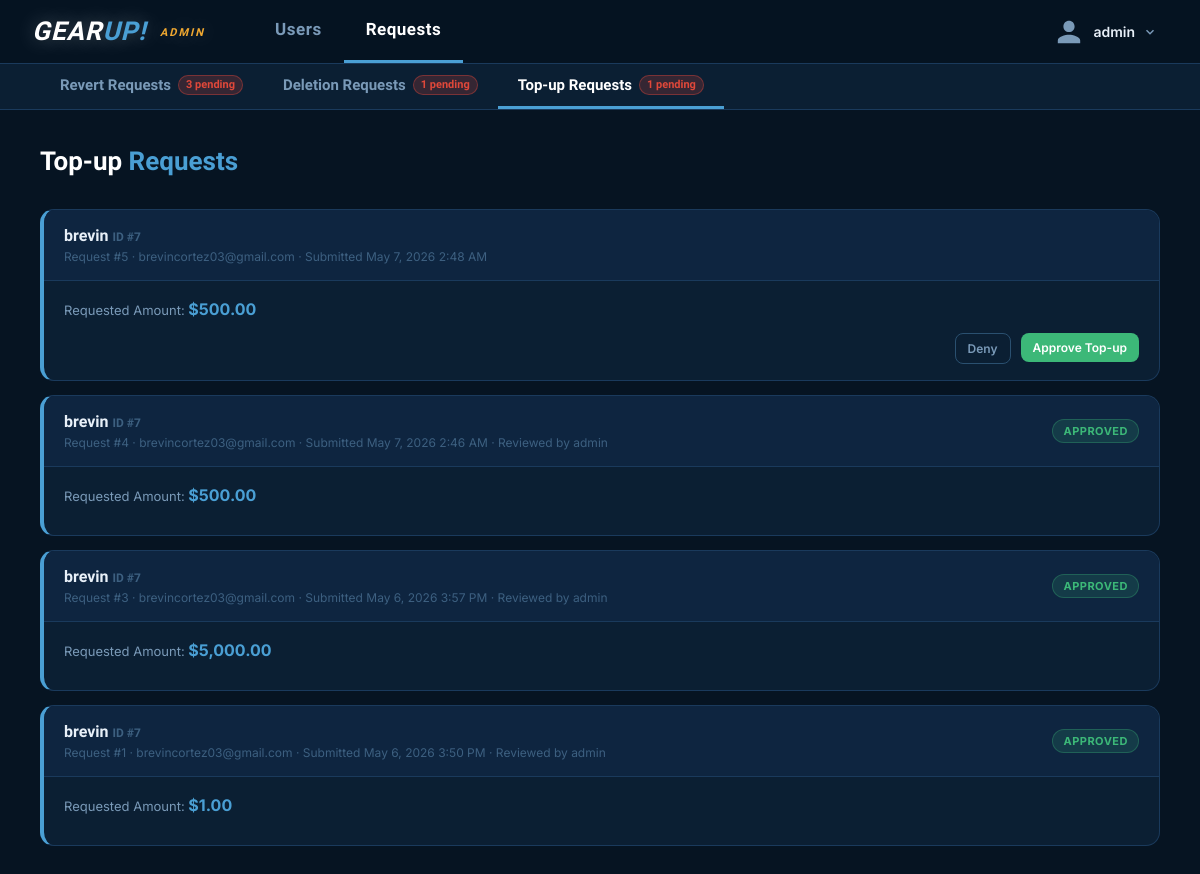
/admin_requests.php?sub=topup (signed in), run on the app's committed database.
### tables this page shows
CREATE TABLE `topup_requests` (
  `id` int(11) NOT NULL,
  `user_id` int(11) NOT NULL,
  `amount` decimal(10,2) NOT NULL,
  `verification_code` varchar(50) DEFAULT NULL,
  `email_verified` tinyint(1) DEFAULT 0,
  `status` enum('pending','approved','rejected') DEFAULT 'pending',
  `reviewed_by` int(11) DEFAULT NULL,
  `reviewed_at` datetime DEFAULT NULL,
  `created_at` timestamp NOT NULL DEFAULT current_timestamp()
);

CREATE TABLE `users` (
  `id` int(11) NOT NULL,
  `name` varchar(255) NOT NULL,
  `picture` varchar(255) NOT NULL,
  `email` varchar(255) NOT NULL,
  `password` varchar(255) NOT NULL,
  `credits` decimal(10,2) NOT NULL DEFAULT 10000.00,
  `is_admin` tinyint(1) DEFAULT 0,
  `deleted_at` datetime DEFAULT NULL
);

### admin_requests.php (the view, shortened to what this page needs)
<?php
require_once "connections.php";
$sub = $_GET['sub'] ?? 'revert';
$requests = [];
if ($sub === 'deletion') {
    $sql = "SELECT dr.id, dr.reason, dr.status, dr.created_at, dr.reviewed_at,
                   u.id AS user_id, u.name AS user_name, u.email AS user_email, u.picture,
                   a.name AS reviewed_by_name
            FROM deletion_requests dr
            JOIN users u  ON dr.user_id    = u.id
            LEFT JOIN users a ON dr.reviewed_by = a.id
            ORDER BY FIELD(dr.status,'pending','approved','denied'), dr.created_at DESC";
} elseif ($sub === 'topup') {
    $sql = "SELECT t.id, t.amount, t.status, t.created_at, t.reviewed_at,
                   u.id AS user_id, u.name AS user_name, u.email AS user_email, u.picture,
                   a.name AS reviewed_by_name
            FROM topup_requests t
            JOIN users u ON t.user_id = u.id
            LEFT JOIN users a ON t.reviewed_by = a.id
            WHERE t.email_verified = 1
            ORDER BY FIELD(t.status,'pending','approved','denied'), t.created_at DESC";
}
$stmt = mysqli_prepare($link, $sql);
mysqli_stmt_execute($stmt);
$res = mysqli_stmt_get_result($stmt);
while ($row = mysqli_fetch_assoc($res)) { $requests[] = $row; }
$pc = mysqli_query($link, "SELECT COUNT(*) FROM revert_requests WHERE status='pending'");
$pending_revert = mysqli_fetch_row($pc)[0];
$dc = mysqli_query($link, "SELECT COUNT(*) FROM deletion_requests WHERE status='pending'");
$pending_deletion = mysqli_fetch_row($dc)[0];
$tc = mysqli_query($link, "SELECT COUNT(*) FROM topup_requests WHERE status='pending' AND email_verified=1");
$pending_topup = mysqli_fetch_row($tc)[0];
?>
<!DOCTYPE html>
<html lang="en">
<head>
    <link rel="stylesheet" href="nav_styles.css">
</head>
<body>
<?php include 'nav.php'; ?>
<div class="sub-nav">
    <a href="admin_requests.php?sub=revert" class="sub-nav-link <?= $sub === 'revert' ? 'active' : '' ?>">
        Revert Requests
        <span class="sub-nav-badge <?= $pending_revert > 0 ? 'has-pending' : '' ?>"><?= $pending_revert ?> pending</span>
    </a>
    <a href="admin_requests.php?sub=deletion" class="sub-nav-link <?= $sub === 'deletion' ? 'active' : '' ?>">
        Deletion Requests
        <span class="sub-nav-badge <?= $pending_deletion > 0 ? 'has-pending' : '' ?>"><?= $pending_deletion ?> pending</span>
    </a>
    <a href="admin_requests.php?sub=topup" class="sub-nav-link <?= $sub === 'topup' ? 'active' : '' ?>">
        Top-up Requests
        <span class="sub-nav-badge <?= $pending_topup > 0 ? 'has-pending' : '' ?>"><?= $pending_topup ?> pending</span>
    </a>
</div>
<div class="admin-page">
    <div class="page-header">
        <div class="page-title">
            <?php if ($sub === 'deletion'): ?>
                Deletion <span>Requests</span>
            <?php elseif ($sub === 'topup'): ?>
                Top-up <span>Requests</span>
            <?php else: ?>
                Revert <span>Requests</span>
            <?php endif; ?>
        </div>
    </div>
    <?php if ($sub === 'revert'): ?>
        <?php if (empty($requests)): ?>
        <div class="table-card">
            <div class="empty-state">
                <svg width="48" height="48" viewBox="0 0 24 24" fill="currentColor"><path d="M20 4H4c-1.1 0-2 .9-2 2v12c0 1.1.9 2 2 2h16c1.1 0 2-.9 2-2V6c0-1.1-.9-2-2-2zm0 14H4V8h16v10z"/></svg>
                No revert requests found.
            </div>
        </div>
        <?php else: ?>
        <div class="req-list">
        <?php foreach ($requests as $r):
            $td   = $r['transaction_data'] ?? ['type' => $r['type']];
            $type = $td['type'];
            $blocked      = false;
            $block_reason = '';
            if ($type === 'market' && isset($td['buyer_has_item']) && !$td['buyer_has_item']) {
                $blocked      = true;
                $block_reason = 'The buyer no longer has the received item.';
            } elseif ($type === 'trade' && isset($td['can_revert']) && !$td['can_revert']) {
                $blocked      = true;
                $block_reason = 'One or more items from this trade have been moved.';
            }
            $is_pending = ($r['status'] === 'pending');
        ?>
        <div class="req-card <?= $blocked ? 'blocked' : '' ?>">
            <div class="req-head">
                <div class="req-head-info">
                    <div class="req-head-user">
                        <?= htmlspecialchars($r['user_name']) ?>
                        <span style="font-size:12px;color:var(--text-muted);">ID #<?= $r['user_id'] ?></span>
                    </div>
                    <div class="req-head-sub">
                        Request #<?= $r['id'] ?> · <?= htmlspecialchars($r['user_email']) ?> · Submitted <?= date('M j, Y g:i A', strtotime($r['created_at'])) ?>
                        <?php if (!empty($r['reviewed_by_name'])): ?>
                            · Reviewed by <?= htmlspecialchars($r['reviewed_by_name']) ?>
                        <?php endif; ?>
                    </div>
                </div>
                <?php if ($is_pending): ?>
                <button class="type-chip <?= $type === 'market' ? 'chip-market' : 'chip-trade' ?>"
                        onclick='openTxModal(<?= json_encode($td, JSON_HEX_APOS | JSON_HEX_QUOT) ?>)'>
                    <?= strtoupper($type) ?> · Ref #<?= $r['reference_id'] ?>
                    <svg width="12" height="12" viewBox="0 0 24 24" fill="none" stroke="currentColor" stroke-width="2.5"><circle cx="12" cy="12" r="10"/><path d="M12 16v-4M12 8h.01"/></svg>
                </button>
                <?php else: ?>
                <span class="type-chip <?= $type === 'market' ? 'chip-market' : 'chip-trade' ?>" style="cursor:default;">
                    <?= strtoupper($type) ?> · Ref #<?= $r['reference_id'] ?>
                </span>
                <?php endif; ?>
                <?php if (!$is_pending):
                    $sc = match($r['status']) { 'approved' => 'chip-approved', default => 'chip-denied' };
                ?>
                <span class="status-chip <?= $sc ?>"><?= ucfirst($r['status']) ?></span>
                <?php endif; ?>
            </div>
            <div class="req-body">
                <?php if (!empty($r['reason'])): ?>
                <div style="font-size:11px;font-weight:700;text-transform:uppercase;letter-spacing:.7px;color:var(--text-muted);margin-bottom:6px;">Reason</div>
                <div class="req-reason"><?= nl2br(htmlspecialchars($r['reason'])) ?></div>
                <?php endif; ?>
                <?php if ($r['amount']): ?>
                <div style="font-size:13px;color:var(--text-dim);margin-bottom:12px;">
                    Amount: <strong style="color:var(--accent);">$<?= number_format($r['amount'], 2) ?></strong>
                </div>
                <?php endif; ?>
                <?php if ($blocked && $is_pending): ?>
                <div class="warn-strip">⚠ <strong>Revert blocked:</strong> <?= htmlspecialchars($block_reason) ?></div>
                <?php endif; ?>
                <?php if ($is_pending): ?>
                <div class="req-actions">
                    <form method="POST" action="admin_requests.php?sub=revert">
                        <input type="hidden" name="action"     value="deny">
                        <input type="hidden" name="request_id" value="<?= $r['id'] ?>">
                        <input type="hidden" name="req_type"   value="revert">
                        <button type="submit" class="btn btn-danger btn-sm">Reject</button>
                    </form>
                    <form method="POST" action="admin_requests.php?sub=revert"
                          onsubmit="return <?= $blocked ? 'confirmBlockedRevert()' : "confirm('Revert this transaction?')" ?>;">
                        <input type="hidden" name="action"       value="approve">
                        <input type="hidden" name="request_id"   value="<?= $r['id'] ?>">
                        <input type="hidden" name="req_type"     value="revert">
                        <input type="hidden" name="tx_type"      value="<?= htmlspecialchars($type) ?>">
                        <input type="hidden" name="reference_id" value="<?= $r['reference_id'] ?>">
                        <button type="submit" class="btn <?= $blocked ? 'btn-ghost' : 'btn-success' ?> btn-sm">
                            <?= $blocked ? '⚠ Force Approve' : 'Approve Revert' ?>
                        </button>
                    </form>
                </div>
                <?php endif; ?>
            </div>
        </div>
        <?php endforeach; ?>
        </div>
        <?php endif; ?>
    <?php elseif ($sub === 'topup'): ?>
        <?php if (empty($requests)): ?>
        <div class="table-card">
            <div class="empty-state">
                <svg width="48" height="48" viewBox="0 0 24 24" fill="currentColor"><path d="M20 4H4c-1.1 0-2 .9-2 2v12c0 1.1.9 2 2 2h16c1.1 0 2-.9 2-2V6c0-1.1-.9-2-2-2zm0 14H4V8h16v10z"/></svg>
                No top-up requests found.
            </div>
        </div>
        <?php else: ?>
        <?php foreach ($requests as $t):
            $is_pending = ($t['status'] === 'pending');
        ?>
        <div class="del-card">
            <div class="del-head">
                <div class="del-head-info">
                    <div class="del-head-user">
                        <?= htmlspecialchars($t['user_name']) ?>
                        <span style="font-size:12px;color:var(--text-muted);">ID #<?= $t['user_id'] ?></span>
                    </div>
                    <div class="del-head-sub">
                        Request #<?= $t['id'] ?> · <?= htmlspecialchars($t['user_email']) ?> · Submitted <?= date('M j, Y g:i A', strtotime($t['created_at'])) ?>
                        <?php if (!empty($t['reviewed_by_name'])): ?>
                            · Reviewed by <?= htmlspecialchars($t['reviewed_by_name']) ?>
                        <?php endif; ?>
                    </div>
                </div>
                <?php if (!$is_pending):
                    $sc = match($t['status']) { 'approved' => 'chip-approved', default => 'chip-denied' };
                ?>
                <span class="status-chip <?= $sc ?>"><?= ucfirst($t['status']) ?></span>
                <?php endif; ?>
            </div>
            <div class="del-body">
                <div style="font-size:13px;color:var(--text-dim);margin-bottom:12px;">
                    Requested Amount: <strong style="color:var(--accent);font-size:16px;">$<?= number_format($t['amount'], 2) ?></strong>
                </div>
                <?php if ($is_pending): ?>
                <div class="req-actions">
                    <form method="POST" action="admin_requests.php?sub=topup">
                        <button type="submit" class="btn btn-ghost btn-sm">Deny</button>
                    </form>
                    <form method="POST" action="admin_requests.php?sub=topup"
                          onsubmit="return confirm('Approve this top-up?');">
                        <button type="submit" class="btn btn-success btn-sm">Approve Top-up</button>
                    </form>
                </div>
                <?php endif; ?>
            </div>
        </div>
        <?php endforeach; ?>
        <?php endif; ?>
    <?php endif; ?>
</div>
</body>
</html>

### nav_styles.css (style rules this page uses)
*, *::before, *::after { box-sizing: border-box; margin: 0; padding: 0; }
:root { --bg-dark: #061422; --bg-card: #0b1f33; --bg-card-2: #0e2540; --border: #1a3a5c; --border-light: #2a5070; --accent: #4a9fd4; --accent-hover: #5cb8f0; --accent-glow: rgba(74,159,212,0.25); --danger: #e0483a; --danger-hover: #f05545; --success: #3cb878; --warn: #f0a830; --text: #e8f0f8; --text-dim: #7a9ab8; --text-muted: #3d6080; --rarity-covert:#e05050; --rarity-fn: #4caf76; --font-display: 'Rajdhani', sans-serif; --font-body: 'Inter', sans-serif; --radius: 8px; --radius-lg: 14px; --shadow: 0 4px 24px rgba(0,0,0,0.5); --shadow-lg: 0 8px 48px rgba(0,0,0,0.7); }
body { font-family: var(--font-body); background-color: var(--bg-dark); color: var(--text); min-height: 100vh; line-height: 1.5; }
.btn { display: inline-flex; align-items: center; justify-content: center; gap: 6px; padding: 9px 16px; border-radius: var(--radius); font-family: var(--font-body); font-size: 13px; font-weight: 600; cursor: pointer; border: none; text-decoration: none; transition: filter 0.15s, transform 0.1s; white-space: nowrap; }
.btn-ghost { background: transparent; border: 1px solid var(--border-light); color: var(--text-dim); }
.btn-success { background: var(--success); color: #fff; }
.btn-sm { padding: 7px 12px; font-size: 12px; }

### admin_requests.php (style rules this page uses)
.sub-nav { display: flex; align-items: center; padding: 0 40px; background: var(--bg-card); border-bottom: 1px solid var(--border); height: 46px; }
.sub-nav-link { display: flex; align-items: center; gap: 7px; padding: 0 20px; height: 100%; font-family: var(--font-display); font-size: 15px; font-weight: 600; color: var(--text-dim); text-decoration: none; border-bottom: 3px solid transparent; transition: color .2s, border-color .2s; }
.sub-nav-link.active { color: #fff; border-bottom-color: var(--accent); }
.sub-nav-badge { background: var(--bg-card-2); border: 1px solid var(--border); border-radius: 20px; font-size: 11px; font-weight: 700; padding: 1px 7px; color: var(--text-muted); }
.sub-nav-badge.has-pending { background: rgba(224,72,58,.2); border-color: rgba(224,72,58,.4); color: var(--danger); }
.admin-page { padding: 32px 40px; max-width: 1200px; margin: 0 auto; }
.page-header { display: flex; align-items: center; margin-bottom: 28px; }
.page-title { font-family: var(--font-display); font-size: 26px; font-weight: 700; color: #fff; }
.page-title span { color: var(--accent); }
.req-actions { display: flex; gap: 10px; justify-content: flex-end; }
.status-chip { display: inline-flex; align-items: center; padding: 3px 10px; border-radius: 20px; font-size: 11px; font-weight: 700; text-transform: uppercase; letter-spacing: .5px; }
.chip-approved { background: rgba(60,184,120,.15); color: var(--success); border: 1px solid rgba(60,184,120,.3); }
.del-card { background: var(--bg-card); border: 1px solid var(--border); border-radius: var(--radius-lg); overflow: hidden; border-left: 4px solid var(--accent); margin-bottom: 14px; }
.del-head { display: flex; align-items: center; gap: 14px; padding: 14px 20px; border-bottom: 1px solid var(--border); background: var(--bg-card-2); }
.del-head-info { flex: 1; }
.del-head-user { font-family: var(--font-display); font-size: 16px; font-weight: 700; color: var(--text); }
.del-head-sub { font-size: 12px; color: var(--text-muted); }
.del-body { padding: 16px 20px; }

### data on the page
topup_requests: user.name "brevin", user "7", id "5", user.email "brevincortez03@gmail.com", created_at "May 7, 2026 2:48 AM", amount "500.00"
topup_requests: user.name "brevin", user "7", id "4", user.email "brevincortez03@gmail.com", created_at "May 7, 2026 2:46 AM", users.name "admin", status "APPROVED", amount "500.00"
topup_requests: user.name "brevin", user "7", id "3", user.email "brevincortez03@gmail.com", created_at "May 6, 2026 3:57 PM", users.name "admin", status "APPROVED", amount "5,000.00"
topup_requests: user.name "brevin", user "7", id "1", user.email "brevincortez03@gmail.com", created_at "May 6, 2026 3:50 PM", users.name "admin", status "APPROVED", amount "1.00"

### other printed values
$user_display_name "admin"
$pending_revert "3"
$pending_deletion "1"
$pending_topup "1"
